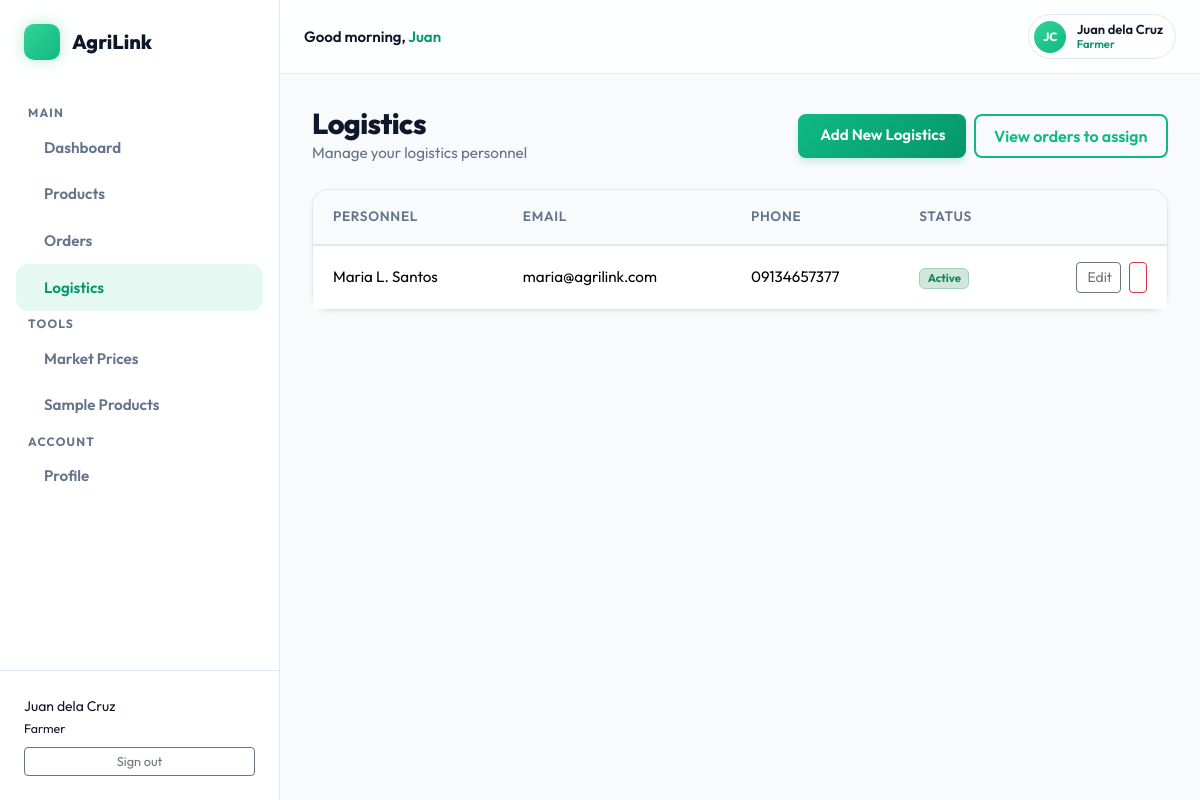
Page /farmer/logistics.php (signed in) on the committed database.
### tables this page shows
CREATE TABLE `farmer_logistics` (
  `farmer_id` int(10) UNSIGNED NOT NULL,
  `logistics_user_id` int(10) UNSIGNED NOT NULL,
  `is_active` tinyint(1) NOT NULL DEFAULT 1,
  `created_at` timestamp NOT NULL DEFAULT current_timestamp(),
  `updated_at` timestamp NOT NULL DEFAULT current_timestamp() ON UPDATE current_timestamp()
);

CREATE TABLE `users` (
  `id` int(10) UNSIGNED NOT NULL,
  `name` varchar(191) NOT NULL,
  `email` varchar(191) NOT NULL,
  `password` varchar(255) NOT NULL,
  `phone` varchar(30) DEFAULT NULL,
  `address` text DEFAULT NULL,
  `role` enum('admin','farmer','buyer','logistics') NOT NULL DEFAULT 'buyer',
  `created_at` timestamp NOT NULL DEFAULT current_timestamp(),
  `updated_at` timestamp NOT NULL DEFAULT current_timestamp() ON UPDATE current_timestamp()
);

### includes/helpers.php (called while the page is built, shortened)
<?php
function url(string $path = ''): string
{
    return APP_BASE . $path;
}

### includes/auth.php (called while the page is built, shortened)
<?php
require_once __DIR__ . '/helpers.php';
function currentUser(): ?array
{
    return $_SESSION['user'] ?? null;
}

### classes/FarmerLogistics.php (called while the page is built, shortened)
<?php
class FarmerLogistics
{
    private PDO $pdo;
    public function __construct(PDO $pdo)
    {
        $this->pdo = $pdo;
    }
    public function listLogisticsUsersForFarmer(int $farmerId): array
    {
        $stmt = $this->pdo->prepare(
            "SELECT u.id,
                    u.name,
                    u.email,
                    u.phone,
                    u.address,
                    u.role,
                    ul.is_active,
                    ul.created_at,
                    ul.updated_at
             FROM farmer_logistics ul
             JOIN users u ON u.id = ul.logistics_user_id
             WHERE ul.farmer_id = ?
             AND u.role = 'logistics'
             ORDER BY ul.created_at DESC"
        );
        $stmt->execute([$farmerId]);
        return $stmt->fetchAll();
    }
}

### farmer/logistics.php (the view, shortened to what this page needs)
<?php
require_once __DIR__ . '/../includes/auth.php';
require_once __DIR__ . '/../includes/helpers.php';
require_once __DIR__ . '/../classes/FarmerLogistics.php';
$pdo = Database::getInstance();
$model = new FarmerLogistics($pdo);
$user = currentUser();
$farmerId = (int) $user['id'];
$people = $model->listLogisticsUsersForFarmer($farmerId);
require_once __DIR__ . '/../includes/sidebar.php';
?>
<div class="page-header d-flex align-items-center justify-content-between flex-wrap gap-2 mb-4">
    <div>
        <h1 class="page-title mb-0">Logistics</h1>
        <p class="page-subtitle mb-0">Manage your logistics personnel</p>
    </div>
    <div class="d-flex flex-wrap gap-2">
        <button type="button" class="btn btn-agri" data-bs-toggle="modal" data-bs-target="#logisticsModal"
            data-mode="create">
            <i class="ti ti-plus"></i> Add New Logistics
        </button>
        <a href="<?= url('/farmer/orders.php') ?>" class="btn btn-agri-outline">View orders to assign</a>
    </div>
</div>
<div class="card shadow-sm">
    <div class="table-responsive">
        <?php if (empty($people)): ?>
            <div class="card-body">
                <div class="empty-state">
                    <h2>No logistics personnel yet</h2>
                    <p>Add your first logistics account to start managing deliveries.</p>
                    <button type="button" class="btn btn-agri" data-bs-toggle="modal" data-bs-target="#logisticsModal"
                        data-mode="create">
                        Add Logistics
                    </button>
                </div>
            </div>
        <?php else: ?>
            <table class="table table-agri align-middle mb-0">
                <thead>
                    <tr>
                        <th>Personnel</th>
                        <th>Email</th>
                        <th>Phone</th>
                        <th>Status</th>
                        <th></th>
                    </tr>
                </thead>
                <tbody>
                    <?php foreach ($people as $p): ?>
                        <tr>
                            <td class="fw-600"><?= htmlspecialchars($p['name'], ENT_QUOTES, 'UTF-8') ?></td>
                            <td><?= htmlspecialchars($p['email'] ?? '—', ENT_QUOTES, 'UTF-8') ?></td>
                            <td><?= htmlspecialchars($p['phone'] ?? '—', ENT_QUOTES, 'UTF-8') ?></td>
                            <td>
                                <?php if ((int) ($p['is_active'] ?? 0) === 1): ?>
                                    <span class="badge bg-success-subtle text-success border border-success-subtle">Active</span>
                                <?php else: ?>
                                    <span
                                        class="badge bg-secondary-subtle text-secondary border border-secondary-subtle">Inactive</span>
                                <?php endif; ?>
                            </td>
                            <td>
                                <div class="d-flex gap-2 justify-content-end flex-wrap">
                                    <button type="button" class="btn btn-sm btn-outline-secondary" data-bs-toggle="modal"
                                        data-bs-target="#logisticsModal" data-mode="edit" data-id="<?= (int) $p['id'] ?>"
                                        data-name="<?= htmlspecialchars($p['name'] ?? '', ENT_QUOTES, 'UTF-8') ?>"
                                        data-email="<?= htmlspecialchars($p['email'] ?? '', ENT_QUOTES, 'UTF-8') ?>"
                                        data-phone="<?= htmlspecialchars($p['phone'] ?? '', ENT_QUOTES, 'UTF-8') ?>"
                                        data-address="<?= htmlspecialchars($p['address'] ?? '', ENT_QUOTES, 'UTF-8') ?>"
                                        data-is_active="<?= htmlspecialchars($p['is_active'] ?? 0) ? 1 : 0 ?>">
                                        <i class="ti ti-pencil"></i> Edit
                                    </button>
                                    <form method="post" action="<?= url('/farmer/logistics/delete.php') ?>"
                                        data-vex-confirm="Delete this logistics personnel? This cannot be undone."
                                        data-vex-confirm-variant="danger">
                                        <button type="submit" class="btn btn-sm btn-outline-danger" title="Delete">
                                        </button>
                                    </form>
                                </div>
                            </td>
                        </tr>
                    <?php endforeach; ?>
                </tbody>
            </table>
        <?php endif; ?>
    </div>
</div>
<?php
require_once __DIR__ . '/../includes/sidebar_end.php';
?>

### assets/css/agrilink.css (style rules this page uses)
:root { --agri-green: #10b981; --agri-green-dark: #059669; --agri-green-light: #34d399; --agri-green-muted: rgba(16, 185, 129, 0.1); --agri-yellow: #f59e0b; --agri-bg: #f8fafc; --agri-surface: #ffffff; --agri-surface-glass: rgba(255, 255, 255, 0.85); --agri-text: #0f172a; --agri-text-muted: #64748b; --agri-border: #e2e8f0; --agri-shadow-sm: 0 1px 3px rgba(0,0,0,0.05), 0 1px 2px rgba(0,0,0,0.03); --agri-shadow-md: 0 4px 6px -1px rgba(0,0,0,0.05), 0 2px 4px -1px rgba(0,0,0,0.03); --agri-shadow-lg: 0 10px 15px -3px rgba(0,0,0,0.05), 0 4px 6px -2px rgba(0,0,0,0.025); --agri-shadow-glow: 0 0 15px rgba(16, 185, 129, 0.3); --agri-sidebar-width: 280px; --agri-radius-sm: 8px; --agri-radius: 16px; --agri-radius-lg: 24px; --transition-fast: 0.15s cubic-bezier(0.4, 0, 0.2, 1); --transition-base: 0.25s cubic-bezier(0.4, 0, 0.2, 1); --transition-bounce: 0.4s cubic-bezier(0.34, 1.56, 0.64, 1); }
body { background-color: var(--agri-bg); color: var(--agri-text); font-family: 'Outfit', system-ui, -apple-system, sans-serif; font-size: 0.95rem; line-height: 1.6; -webkit-font-smoothing: antialiased; -moz-osx-font-smoothing: grayscale; }
a { color: var(--agri-green); text-decoration: none; transition: color var(--transition-fast); }
.page-header { margin-bottom: 2rem; animation: fadeInDown 0.5s ease-out; }
.page-title { font-size: 1.8rem; font-weight: 800; color: var(--agri-text); margin-bottom: 0.25rem; letter-spacing: -0.02em; line-height: 1.2; }
.page-subtitle { font-size: 0.95rem; color: var(--agri-text-muted); font-weight: 400; }
.btn-agri { background: linear-gradient(135deg, var(--agri-green), var(--agri-green-dark)); border: none; color: #ffffff; font-weight: 600; font-size: 0.95rem; border-radius: var(--agri-radius-sm); padding: 0.6rem 1.25rem; transition: all var(--transition-bounce); box-shadow: 0 4px 6px rgba(16, 185, 129, 0.2); }
.btn-agri-outline { background: transparent; border: 2px solid var(--agri-green); color: var(--agri-green); font-weight: 600; border-radius: var(--agri-radius-sm); padding: 0.5rem 1.15rem; transition: all var(--transition-bounce); }
.card { background: var(--agri-surface); border: 1px solid var(--agri-border); border-radius: var(--agri-radius); box-shadow: var(--agri-shadow-sm); transition: transform var(--transition-base), box-shadow var(--transition-base); }
.table-agri { width: 100%; border-collapse: separate; border-spacing: 0; }
.table-agri thead th { background-color: var(--agri-bg); color: var(--agri-text-muted); font-weight: 600; font-size: 0.85rem; text-transform: uppercase; letter-spacing: 0.05em; padding: 1rem 1.25rem; border-bottom: 2px solid var(--agri-border); white-space: nowrap; }
.table-agri tbody td { padding: 1rem 1.25rem; border-bottom: 1px solid var(--agri-border); vertical-align: middle; transition: background-color var(--transition-fast); }
.table-agri tbody tr:last-child td { border-bottom: none; }
.card > .table-responsive { border-radius: var(--agri-radius) var(--agri-radius) 0 0; }

### rows in the picture
farmer_logistics: logistics_user.name "Maria L. Santos", logistics_user.email "maria@agrilink.com", logistics_user.phone "09134657377", is_active "Active"

### other values in the picture
APP_NAME "AgriLink"
$user['name'] "Juan dela Cruz"
$role "Farmer"
timeGreeting() "Good morning"
$topbarFirstName "Juan"
userInitials($user['name'] ?? '') "JC"
